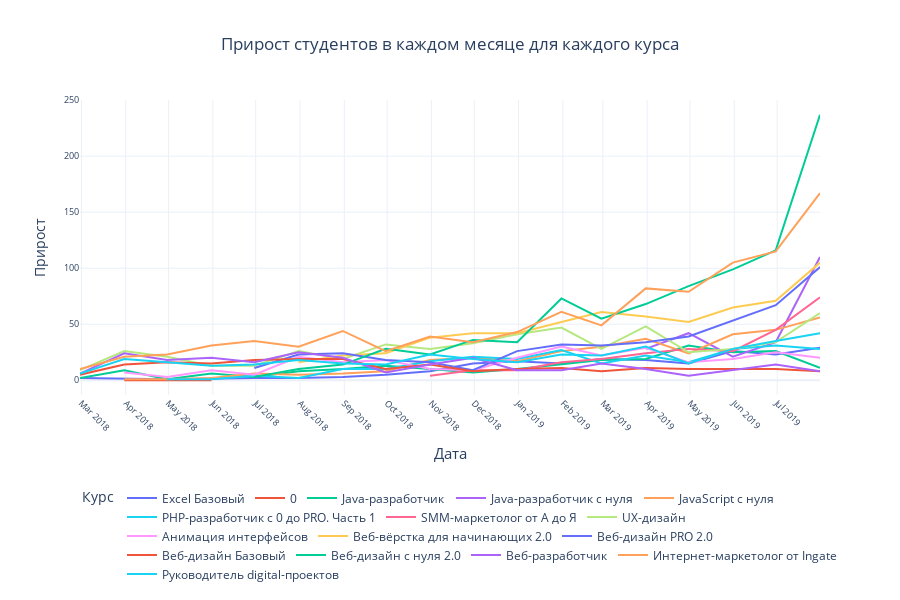

Here is the notebook cell this chart was saved with:
### Markdown cell above
**Задание №3**

### Code cell
fig2 = px.line(dfn, x=dfn.index.get_level_values(1), y=dfn.student_id,
               labels=dict(x='Дата', student_id='Прирост', course_title='Курс', color='Курс'),
               color=dfn.course_title,
               title='Прирост студентов в каждом месяце для каждого курса',
               template='plotly_white')
fig2.update_layout(legend_orientation='h',
                   title=dict(text='Прирост студентов в каждом месяце для каждого курса', x=0.5),
                   height=600, legend_y=-0.3,
                   )
fig2.update_xaxes(tickangle=45, title_font={'size': 15}, title_standoff=15,
                  nticks=24, tickfont_size=9,)
fig2.update_yaxes(tickfont_size=9)
fig2.show()

### Figure 1 — Plotly figure (JSON) as saved in the notebook; plotly's stock layout.template omitted (floating-point values rounded to 4 significant figures)
{"data": [{"hovertemplate": "Курс=Excel Базовый<br>Дата=%{x}<br>Прирост=%{y}<extra></extra>", "legendgroup": "Excel Базовый", "line": {"color": "#636efa", "dash": "solid"}, "mode": "lines", "name": "Excel Базовый", "orientation": "v", "showlegend": true, "type": "scatter", "x": ["2018-02-28T00:00:00+00:00", "2018-04-30T00:00:00+00:00", "2018-06-30T00:00:00+00:00", "2018-07-31T00:00:00+00:00", "2018-08-31T00:00:00+00:00", "2018-09-30T00:00:00+00:00", "2018-10-31T00:00:00+00:00", "2018-11-30T00:00:00+00:00", "2018-12-31T00:00:00+00:00", "2019-01-31T00:00:00+00:00", "2019-02-28T00:00:00+00:00", "2019-03-31T00:00:00+00:00", "2019-04-30T00:00:00+00:00", "2019-05-31T00:00:00+00:00", "2019-06-30T00:00:00+00:00", "2019-07-31T00:00:00+00:00"], "xaxis": "x", "y": [2.0, 1.0, 2.0, 2.0, 3.0, 5.0, 8.0, 15.0, 17.0, 15.0, 19.0, 18.0, 15.0, 26.0, 23.0, 29.0], "yaxis": "y"}, {"hovertemplate": "Курс=0<br>Дата=%{x}<br>Прирост=%{y}<extra></extra>", "legendgroup": "0", "line": {"color": "#EF553B", "dash": "solid"}, "mode": "lines", "name": "0", "orientation": "v", "showlegend": true, "type": "scatter", "x": ["2018-03-31T00:00:00+00:00", "2018-05-31T00:00:00+00:00"], "xaxis": "x", "y": [0.0, 0.0], "yaxis": "y"}, {"hovertemplate": "Курс=Java-разработчик<br>Дата=%{x}<br>Прирост=%{y}<extra></extra>", "legendgroup": "Java-разработчик", "line": {"color": "#00cc96", "dash": "solid"}, "mode": "lines", "name": "Java-разработчик", "orientation": "v", "showlegend": true, "type": "scatter", "x": ["2018-02-28T00:00:00+00:00", "2018-03-31T00:00:00+00:00", "2018-04-30T00:00:00+00:00", "2018-05-31T00:00:00+00:00", "2018-06-30T00:00:00+00:00", "2018-07-31T00:00:00+00:00", "2018-08-31T00:00:00+00:00", "2018-09-30T00:00:00+00:00", "2018-10-31T00:00:00+00:00", "2018-11-30T00:00:00+00:00", "2018-12-31T00:00:00+00:00", "2019-01-31T00:00:00+00:00", "2019-02-28T00:00:00+00:00", "2019-03-31T00:00:00+00:00", "2019-04-30T00:00:00+00:00", "2019-05-31T00:00:00+00:00", "2019-06-30T00:00:00+00:00", "2019-07-31T00:00:00+00:00"], "xaxis": "x", "y": [2.0, 9.0, 1.0, 6.0, 3.0, 8.0, 10.0, 13.0, 10.0, 7.0, 10.0, 14.0, 18.0, 19.0, 31.0, 25.0, 26.0, 11.0], "yaxis": "y"}, {"hovertemplate": "Курс=Java-разработчик c нуля<br>Дата=%{x}<br>Прирост=%{y}<extra></extra>", "legendgroup": "Java-разработчик c нуля", "line": {"color": "#ab63fa", "dash": "solid"}, "mode": "lines", "name": "Java-разработчик c нуля", "orientation": "v", "showlegend": true, "type": "scatter", "x": ["2019-03-31T00:00:00+00:00", "2019-04-30T00:00:00+00:00", "2019-05-31T00:00:00+00:00", "2019-06-30T00:00:00+00:00", "2019-07-31T00:00:00+00:00"], "xaxis": "x", "y": [28.0, 42.0, 21.0, 34.0, 110.0], "yaxis": "y"}, {"hovertemplate": "Курс=JavaScript с нуля<br>Дата=%{x}<br>Прирост=%{y}<extra></extra>", "legendgroup": "JavaScript с нуля", "line": {"color": "#FFA15A", "dash": "solid"}, "mode": "lines", "name": "JavaScript с нуля", "orientation": "v", "showlegend": true, "type": "scatter", "x": ["2018-03-31T00:00:00+00:00", "2018-04-30T00:00:00+00:00", "2018-05-31T00:00:00+00:00", "2018-06-30T00:00:00+00:00", "2018-07-31T00:00:00+00:00", "2018-08-31T00:00:00+00:00", "2018-09-30T00:00:00+00:00", "2018-10-31T00:00:00+00:00", "2018-11-30T00:00:00+00:00", "2018-12-31T00:00:00+00:00", "2019-01-31T00:00:00+00:00", "2019-02-28T00:00:00+00:00", "2019-03-31T00:00:00+00:00", "2019-04-30T00:00:00+00:00", "2019-05-31T00:00:00+00:00", "2019-06-30T00:00:00+00:00", "2019-07-31T00:00:00+00:00"], "xaxis": "x", "y": [1.0, 1.0, 2.0, 6.0, 5.0, 6.0, 8.0, 18.0, 20.0, 17.0, 26.0, 30.0, 37.0, 24.0, 41.0, 45.0, 56.0], "yaxis": "y"}, {"hovertemplate": "Курс=PHP-разработчик с 0 до PRO. Часть 1<br>Дата=%{x}<br>Прирост=%{y}<extra></extra>", "legendgroup": "PHP-разработчик с 0 до PRO. Часть 1", "line": {"color": "#19d3f3", "dash": "solid"}, "mode": "lines", "name": "PHP-разработчик с 0 до PRO. Часть 1", "orientation": "v", "showlegend": true, "type": "scatter", "x": ["2018-04-30T00:00:00+00:00", "2018-05-31T00:00:00+00:00", "2018-06-30T00:00:00+00:00", "2018-07-31T00:00:00+00:00", "2018-08-31T00:00:00+00:00", "2018-09-30T00:00:00+00:00", "2018-10-31T00:00:00+00:00", "2018-11-30T00:00:00+00:00", "2018-12-31T00:00:00+00:00", "2019-01-31T00:00:00+00:00", "2019-02-28T00:00:00+00:00", "2019-03-31T00:00:00+00:00", "2019-04-30T00:00:00+00:00", "2019-05-31T00:00:00+00:00", "2019-06-30T00:00:00+00:00", "2019-07-31T00:00:00+00:00"], "xaxis": "x", "y": [1.0, 1.0, 4.0, 2.0, 10.0, 10.0, 17.0, 21.0, 19.0, 27.0, 15.0, 22.0, 16.0, 28.0, 31.0, 28.0], "yaxis": "y"}, {"hovertemplate": "Курс=SMM-маркетолог от А до Я<br>Дата=%{x}<br>Прирост=%{y}<extra></extra>", "legendgroup": "SMM-маркетолог от А до Я", "line": {"color": "#FF6692", "dash": "solid"}, "mode": "lines", "name": "SMM-маркетолог от А до Я", "orientation": "v", "showlegend": true, "type": "scatter", "x": ["2018-10-31T00:00:00+00:00", "2018-11-30T00:00:00+00:00", "2018-12-31T00:00:00+00:00", "2019-01-31T00:00:00+00:00", "2019-02-28T00:00:00+00:00", "2019-03-31T00:00:00+00:00", "2019-04-30T00:00:00+00:00", "2019-05-31T00:00:00+00:00", "2019-06-30T00:00:00+00:00", "2019-07-31T00:00:00+00:00"], "xaxis": "x", "y": [4.0, 9.0, 9.0, 16.0, 19.0, 24.0, 28.0, 26.0, 45.0, 74.0], "yaxis": "y"}, {"hovertemplate": "Курс=UX-дизайн<br>Дата=%{x}<br>Прирост=%{y}<extra></extra>", "legendgroup": "UX-дизайн", "line": {"color": "#B6E880", "dash": "solid"}, "mode": "lines", "name": "UX-дизайн", "orientation": "v", "showlegend": true, "type": "scatter", "x": ["2018-02-28T00:00:00+00:00", "2018-03-31T00:00:00+00:00", "2018-04-30T00:00:00+00:00", "2018-05-31T00:00:00+00:00", "2018-06-30T00:00:00+00:00", "2018-07-31T00:00:00+00:00", "2018-08-31T00:00:00+00:00", "2018-09-30T00:00:00+00:00", "2018-10-31T00:00:00+00:00", "2018-11-30T00:00:00+00:00", "2018-12-31T00:00:00+00:00", "2019-01-31T00:00:00+00:00", "2019-02-28T00:00:00+00:00", "2019-03-31T00:00:00+00:00", "2019-04-30T00:00:00+00:00", "2019-05-31T00:00:00+00:00", "2019-06-30T00:00:00+00:00", "2019-07-31T00:00:00+00:00"], "xaxis": "x", "y": [9.0, 26.0, 21.0, 13.0, 13.0, 26.0, 19.0, 32.0, 28.0, 33.0, 41.0, 47.0, 28.0, 48.0, 25.0, 28.0, 34.0, 60.0], "yaxis": "y"}, {"hovertemplate": "Курс=Анимация интерфейсов<br>Дата=%{x}<br>Прирост=%{y}<extra></extra>", "legendgroup": "Анимация интерфейсов", "line": {"color": "#FF97FF", "dash": "solid"}, "mode": "lines", "name": "Анимация интерфейсов", "orientation": "v", "showlegend": true, "type": "scatter", "x": ["2018-03-31T00:00:00+00:00", "2018-04-30T00:00:00+00:00", "2018-05-31T00:00:00+00:00", "2018-06-30T00:00:00+00:00", "2018-07-31T00:00:00+00:00", "2018-08-31T00:00:00+00:00", "2018-09-30T00:00:00+00:00", "2018-10-31T00:00:00+00:00", "2018-11-30T00:00:00+00:00", "2018-12-31T00:00:00+00:00", "2019-01-31T00:00:00+00:00", "2019-02-28T00:00:00+00:00", "2019-03-31T00:00:00+00:00", "2019-04-30T00:00:00+00:00", "2019-05-31T00:00:00+00:00", "2019-06-30T00:00:00+00:00", "2019-07-31T00:00:00+00:00"], "xaxis": "x", "y": [7.0, 3.0, 9.0, 5.0, 21.0, 16.0, 18.0, 10.0, 9.0, 20.0, 30.0, 22.0, 29.0, 16.0, 19.0, 25.0, 20.0], "yaxis": "y"}, {"hovertemplate": "Курс=Веб-вёрстка для начинающих 2.0<br>Дата=%{x}<br>Прирост=%{y}<extra></extra>", "legendgroup": "Веб-вёрстка для начинающих 2.0", "line": {"color": "#FECB52", "dash": "solid"}, "mode": "lines", "name": "Веб-вёрстка для начинающих 2.0", "orientation": "v", "showlegend": true, "type": "scatter", "x": ["2018-07-31T00:00:00+00:00", "2018-08-31T00:00:00+00:00", "2018-09-30T00:00:00+00:00", "2018-10-31T00:00:00+00:00", "2018-11-30T00:00:00+00:00", "2018-12-31T00:00:00+00:00", "2019-01-31T00:00:00+00:00", "2019-02-28T00:00:00+00:00", "2019-03-31T00:00:00+00:00", "2019-04-30T00:00:00+00:00", "2019-05-31T00:00:00+00:00", "2019-06-30T00:00:00+00:00", "2019-07-31T00:00:00+00:00"], "xaxis": "x", "y": [16.0, 22.0, 24.0, 38.0, 42.0, 42.0, 52.0, 61.0, 57.0, 52.0, 65.0, 71.0, 105.0], "yaxis": "y"}, {"hovertemplate": "Курс=Веб-дизайн PRO 2.0<br>Дата=%{x}<br>Прирост=%{y}<extra></extra>", "legendgroup": "Веб-дизайн PRO 2.0", "line": {"color": "#636efa", "dash": "solid"}, "mode": "lines", "name": "Веб-дизайн PRO 2.0", "orientation": "v", "showlegend": true, "type": "scatter", "x": ["2018-06-30T00:00:00+00:00", "2018-07-31T00:00:00+00:00", "2018-08-31T00:00:00+00:00", "2018-09-30T00:00:00+00:00", "2018-10-31T00:00:00+00:00", "2018-11-30T00:00:00+00:00", "2018-12-31T00:00:00+00:00", "2019-01-31T00:00:00+00:00", "2019-02-28T00:00:00+00:00", "2019-03-31T00:00:00+00:00", "2019-04-30T00:00:00+00:00", "2019-05-31T00:00:00+00:00", "2019-06-30T00:00:00+00:00", "2019-07-31T00:00:00+00:00"], "xaxis": "x", "y": [11.0, 23.0, 24.0, 18.0, 16.0, 9.0, 26.0, 32.0, 31.0, 34.0, 39.0, 53.0, 67.0, 101.0], "yaxis": "y"}, {"hovertemplate": "Курс=Веб-дизайн Базовый<br>Дата=%{x}<br>Прирост=%{y}<extra></extra>", "legendgroup": "Веб-дизайн Базовый", "line": {"color": "#EF553B", "dash": "solid"}, "mode": "lines", "name": "Веб-дизайн Базовый", "orientation": "v", "showlegend": true, "type": "scatter", "x": ["2018-02-28T00:00:00+00:00", "2018-03-31T00:00:00+00:00", "2018-04-30T00:00:00+00:00", "2018-05-31T00:00:00+00:00", "2018-06-30T00:00:00+00:00", "2018-07-31T00:00:00+00:00", "2018-08-31T00:00:00+00:00", "2018-09-30T00:00:00+00:00", "2018-10-31T00:00:00+00:00", "2018-11-30T00:00:00+00:00", "2018-12-31T00:00:00+00:00", "2019-01-31T00:00:00+00:00", "2019-02-28T00:00:00+00:00", "2019-03-31T00:00:00+00:00", "2019-04-30T00:00:00+00:00", "2019-05-31T00:00:00+00:00", "2019-06-30T00:00:00+00:00", "2019-07-31T00:00:00+00:00"], "xaxis": "x", "y": [5.0, 14.0, 16.0, 15.0, 18.0, 19.0, 19.0, 10.0, 14.0, 8.0, 10.0, 11.0, 8.0, 11.0, 10.0, 10.0, 10.0, 8.0], "yaxis": "y"}, {"hovertemplate": "Курс=Веб-дизайн с нуля 2.0<br>Дата=%{x}<br>Прирост=%{y}<extra></extra>", "legendgroup": "Веб-дизайн с нуля 2.0", "line": {"color": "#00cc96", "dash": "solid"}, "mode": "lines", "name": "Веб-дизайн с нуля 2.0", "orientation": "v", "showlegend": true, "type": "scatter", "x": ["2018-06-30T00:00:00+00:00", "2018-07-31T00:00:00+00:00", "2018-08-31T00:00:00+00:00", "2018-09-30T00:00:00+00:00", "2018-10-31T00:00:00+00:00", "2018-11-30T00:00:00+00:00", "2018-12-31T00:00:00+00:00", "2019-01-31T00:00:00+00:00", "2019-02-28T00:00:00+00:00", "2019-03-31T00:00:00+00:00", "2019-04-30T00:00:00+00:00", "2019-05-31T00:00:00+00:00", "2019-06-30T00:00:00+00:00", "2019-07-31T00:00:00+00:00"], "xaxis": "x", "y": [3.0, 10.0, 14.0, 28.0, 23.0, 36.0, 34.0, 73.0, 55.0, 68.0, 84.0, 99.0, 116.0, 237.0], "yaxis": "y"}, {"hovertemplate": "Курс=Веб-разработчик<br>Дата=%{x}<br>Прирост=%{y}<extra></extra>", "legendgroup": "Веб-разработчик", "line": {"color": "#ab63fa", "dash": "solid"}, "mode": "lines", "name": "Веб-разработчик", "orientation": "v", "showlegend": true, "type": "scatter", "x": ["2018-02-28T00:00:00+00:00", "2018-03-31T00:00:00+00:00", "2018-04-30T00:00:00+00:00", "2018-05-31T00:00:00+00:00", "2018-06-30T00:00:00+00:00", "2018-07-31T00:00:00+00:00", "2018-08-31T00:00:00+00:00", "2018-09-30T00:00:00+00:00", "2018-10-31T00:00:00+00:00", "2018-11-30T00:00:00+00:00", "2018-12-31T00:00:00+00:00", "2019-01-31T00:00:00+00:00", "2019-02-28T00:00:00+00:00", "2019-03-31T00:00:00+00:00", "2019-04-30T00:00:00+00:00", "2019-05-31T00:00:00+00:00", "2019-06-30T00:00:00+00:00", "2019-07-31T00:00:00+00:00"], "xaxis": "x", "y": [6.0, 24.0, 18.0, 20.0, 16.0, 25.0, 20.0, 7.0, 14.0, 20.0, 9.0, 9.0, 15.0, 10.0, 4.0, 9.0, 14.0, 8.0], "yaxis": "y"}, {"hovertemplate": "Курс=Интернет-маркетолог от Ingate<br>Дата=%{x}<br>Прирост=%{y}<extra></extra>", "legendgroup": "Интернет-маркетолог от Ingate", "line": {"color": "#FFA15A", "dash": "solid"}, "mode": "lines", "name": "Интернет-маркетолог от Ingate", "orientation": "v", "showlegend": true, "type": "scatter", "x": ["2018-02-28T00:00:00+00:00", "2018-03-31T00:00:00+00:00", "2018-04-30T00:00:00+00:00", "2018-05-31T00:00:00+00:00", "2018-06-30T00:00:00+00:00", "2018-07-31T00:00:00+00:00", "2018-08-31T00:00:00+00:00", "2018-09-30T00:00:00+00:00", "2018-10-31T00:00:00+00:00", "2018-11-30T00:00:00+00:00", "2018-12-31T00:00:00+00:00", "2019-01-31T00:00:00+00:00", "2019-02-28T00:00:00+00:00", "2019-03-31T00:00:00+00:00", "2019-04-30T00:00:00+00:00", "2019-05-31T00:00:00+00:00", "2019-06-30T00:00:00+00:00", "2019-07-31T00:00:00+00:00"], "xaxis": "x", "y": [10.0, 21.0, 23.0, 31.0, 35.0, 30.0, 44.0, 26.0, 39.0, 34.0, 43.0, 61.0, 49.0, 82.0, 79.0, 105.0, 115.0, 167.0], "yaxis": "y"}, {"hovertemplate": "Курс=Руководитель digital-проектов<br>Дата=%{x}<br>Прирост=%{y}<extra></extra>", "legendgroup": "Руководитель digital-проектов", "line": {"color": "#19d3f3", "dash": "solid"}, "mode": "lines", "name": "Руководитель digital-проектов", "orientation": "v", "showlegend": true, "type": "scatter", "x": ["2018-02-28T00:00:00+00:00", "2018-03-31T00:00:00+00:00", "2018-04-30T00:00:00+00:00", "2018-05-31T00:00:00+00:00", "2018-06-30T00:00:00+00:00", "2018-07-31T00:00:00+00:00", "2018-08-31T00:00:00+00:00", "2018-09-30T00:00:00+00:00", "2018-10-31T00:00:00+00:00", "2018-11-30T00:00:00+00:00", "2018-12-31T00:00:00+00:00", "2019-01-31T00:00:00+00:00", "2019-02-28T00:00:00+00:00", "2019-03-31T00:00:00+00:00", "2019-04-30T00:00:00+00:00", "2019-05-31T00:00:00+00:00", "2019-06-30T00:00:00+00:00", "2019-07-31T00:00:00+00:00"], "xaxis": "x", "y": [6.0, 19.0, 16.0, 13.0, 14.0, 18.0, 15.0, 14.0, 23.0, 19.0, 16.0, 23.0, 22.0, 30.0, 15.0, 28.0, 35.0, 42.0], "yaxis": "y"}], "layout": {"height": 600, "legend": {"orientation": "h", "title": {"text": "Курс"}, "tracegroupgap": 0, "y": -0.3}, "title": {"text": "Прирост студентов в каждом месяце для каждого курса", "x": 0.5}, "xaxis": {"anchor": "y", "domain": [0.0, 1.0], "nticks": 24, "tickangle": 45, "tickfont": {"size": 9}, "title": {"font": {"size": 15}, "standoff": 15, "text": "Дата"}}, "yaxis": {"anchor": "x", "domain": [0.0, 1.0], "tickfont": {"size": 9}, "title": {"text": "Прирост"}}}}
